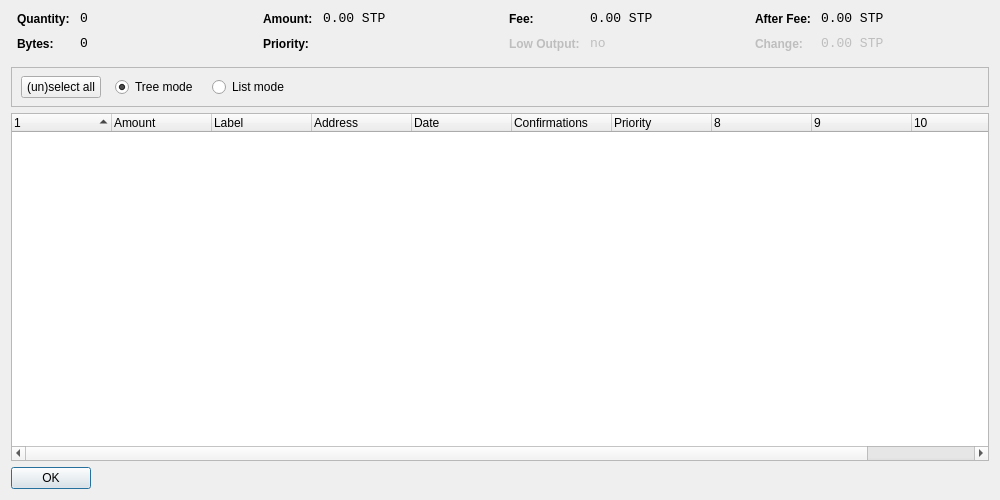
<?xml version="1.0" encoding="UTF-8"?>
<ui version="4.0">
 <class>CoinControlDialog</class>
 <widget class="QDialog" name="CoinControlDialog">
  <property name="geometry">
   <rect>
    <x>0</x>
    <y>0</y>
    <width>1000</width>
    <height>500</height>
   </rect>
  </property>
  <property name="windowTitle">
   <string>Coin Control</string>
  </property>
  <layout class="QVBoxLayout" name="verticalLayout">
   <item>
    <layout class="QHBoxLayout" name="horizontalLayoutTop" stretch="0,0,0,0">
     <property name="topMargin">
      <number>0</number>
     </property>
     <property name="bottomMargin">
      <number>10</number>
     </property>
     <item>
      <layout class="QFormLayout" name="formLayoutCoinControl1">
       <property name="horizontalSpacing">
        <number>10</number>
       </property>
       <property name="verticalSpacing">
        <number>10</number>
       </property>
       <property name="leftMargin">
        <number>6</number>
       </property>
       <property name="rightMargin">
        <number>6</number>
       </property>
       <item row="0" column="0">
        <widget class="QLabel" name="labelCoinControlQuantityText">
         <property name="styleSheet">
          <string notr="true">font-weight:bold;</string>
         </property>
         <property name="text">
          <string>Quantity:</string>
         </property>
        </widget>
       </item>
       <item row="0" column="1">
        <widget class="QLabel" name="labelCoinControlQuantity">
         <property name="font">
          <font>
           <family>Monospace</family>
           <pointsize>10</pointsize>
          </font>
         </property>
         <property name="cursor">
          <cursorShape>IBeamCursor</cursorShape>
         </property>
         <property name="contextMenuPolicy">
          <enum>Qt::ActionsContextMenu</enum>
         </property>
         <property name="text">
          <string notr="true">0</string>
         </property>
         <property name="textInteractionFlags">
          <set>Qt::LinksAccessibleByMouse|Qt::TextSelectableByKeyboard|Qt::TextSelectableByMouse</set>
         </property>
        </widget>
       </item>
       <item row="1" column="0">
        <widget class="QLabel" name="labelCoinControlBytesText">
         <property name="styleSheet">
          <string notr="true">font-weight:bold;</string>
         </property>
         <property name="text">
          <string>Bytes:</string>
         </property>
        </widget>
       </item>
       <item row="1" column="1">
        <widget class="QLabel" name="labelCoinControlBytes">
         <property name="font">
          <font>
           <family>Monospace</family>
           <pointsize>10</pointsize>
          </font>
         </property>
         <property name="cursor">
          <cursorShape>IBeamCursor</cursorShape>
         </property>
         <property name="contextMenuPolicy">
          <enum>Qt::ActionsContextMenu</enum>
         </property>
         <property name="text">
          <string notr="true">0</string>
         </property>
         <property name="textInteractionFlags">
          <set>Qt::LinksAccessibleByMouse|Qt::TextSelectableByKeyboard|Qt::TextSelectableByMouse</set>
         </property>
        </widget>
       </item>
      </layout>
     </item>
     <item>
      <layout class="QFormLayout" name="formLayoutCoinControl2">
       <property name="horizontalSpacing">
        <number>10</number>
       </property>
       <property name="verticalSpacing">
        <number>10</number>
       </property>
       <property name="leftMargin">
        <number>6</number>
       </property>
       <property name="rightMargin">
        <number>6</number>
       </property>
       <item row="0" column="0">
        <widget class="QLabel" name="labelCoinControlAmountText">
         <property name="styleSheet">
          <string notr="true">font-weight:bold;</string>
         </property>
         <property name="text">
          <string>Amount:</string>
         </property>
        </widget>
       </item>
       <item row="0" column="1">
        <widget class="QLabel" name="labelCoinControlAmount">
         <property name="font">
          <font>
           <family>Monospace</family>
           <pointsize>10</pointsize>
          </font>
         </property>
         <property name="cursor">
          <cursorShape>IBeamCursor</cursorShape>
         </property>
         <property name="contextMenuPolicy">
          <enum>Qt::ActionsContextMenu</enum>
         </property>
         <property name="text">
          <string notr="true">0.00 STP</string>
         </property>
         <property name="textInteractionFlags">
          <set>Qt::LinksAccessibleByMouse|Qt::TextSelectableByKeyboard|Qt::TextSelectableByMouse</set>
         </property>
        </widget>
       </item>
       <item row="1" column="0">
        <widget class="QLabel" name="labelCoinControlPriorityText">
         <property name="styleSheet">
          <string notr="true">font-weight:bold;</string>
         </property>
         <property name="text">
          <string>Priority:</string>
         </property>
        </widget>
       </item>
       <item row="1" column="1">
        <widget class="QLabel" name="labelCoinControlPriority">
         <property name="font">
          <font>
           <family>Monospace</family>
           <pointsize>10</pointsize>
          </font>
         </property>
         <property name="cursor">
          <cursorShape>IBeamCursor</cursorShape>
         </property>
         <property name="contextMenuPolicy">
          <enum>Qt::ActionsContextMenu</enum>
         </property>
         <property name="text">
          <string/>
         </property>
         <property name="textInteractionFlags">
          <set>Qt::LinksAccessibleByMouse|Qt::TextSelectableByKeyboard|Qt::TextSelectableByMouse</set>
         </property>
        </widget>
       </item>
      </layout>
     </item>
     <item>
      <layout class="QFormLayout" name="formLayoutCoinControl3">
       <property name="horizontalSpacing">
        <number>10</number>
       </property>
       <property name="verticalSpacing">
        <number>10</number>
       </property>
       <property name="leftMargin">
        <number>6</number>
       </property>
       <property name="rightMargin">
        <number>6</number>
       </property>
       <item row="0" column="0">
        <widget class="QLabel" name="labelCoinControlFeeText">
         <property name="styleSheet">
          <string notr="true">font-weight:bold;</string>
         </property>
         <property name="text">
          <string>Fee:</string>
         </property>
        </widget>
       </item>
       <item row="0" column="1">
        <widget class="QLabel" name="labelCoinControlFee">
         <property name="font">
          <font>
           <family>Monospace</family>
           <pointsize>10</pointsize>
          </font>
         </property>
         <property name="cursor">
          <cursorShape>IBeamCursor</cursorShape>
         </property>
         <property name="contextMenuPolicy">
          <enum>Qt::ActionsContextMenu</enum>
         </property>
         <property name="text">
          <string notr="true">0.00 STP</string>
         </property>
         <property name="textInteractionFlags">
          <set>Qt::LinksAccessibleByMouse|Qt::TextSelectableByKeyboard|Qt::TextSelectableByMouse</set>
         </property>
        </widget>
       </item>
       <item row="1" column="0">
        <widget class="QLabel" name="labelCoinControlLowOutputText">
         <property name="enabled">
          <bool>false</bool>
         </property>
         <property name="styleSheet">
          <string notr="true">font-weight:bold;</string>
         </property>
         <property name="text">
          <string>Low Output:</string>
         </property>
        </widget>
       </item>
       <item row="1" column="1">
        <widget class="QLabel" name="labelCoinControlLowOutput">
         <property name="enabled">
          <bool>false</bool>
         </property>
         <property name="font">
          <font>
           <family>Monospace</family>
           <pointsize>10</pointsize>
          </font>
         </property>
         <property name="cursor">
          <cursorShape>IBeamCursor</cursorShape>
         </property>
         <property name="contextMenuPolicy">
          <enum>Qt::ActionsContextMenu</enum>
         </property>
         <property name="text">
          <string notr="true">no</string>
         </property>
         <property name="textInteractionFlags">
          <set>Qt::LinksAccessibleByMouse|Qt::TextSelectableByKeyboard|Qt::TextSelectableByMouse</set>
         </property>
        </widget>
       </item>
      </layout>
     </item>
     <item>
      <layout class="QFormLayout" name="formLayoutCoinControl4">
       <property name="horizontalSpacing">
        <number>10</number>
       </property>
       <property name="verticalSpacing">
        <number>10</number>
       </property>
       <property name="leftMargin">
        <number>6</number>
       </property>
       <property name="rightMargin">
        <number>6</number>
       </property>
       <item row="0" column="0">
        <widget class="QLabel" name="labelCoinControlAfterFeeText">
         <property name="styleSheet">
          <string notr="true">font-weight:bold;</string>
         </property>
         <property name="text">
          <string>After Fee:</string>
         </property>
        </widget>
       </item>
       <item row="0" column="1">
        <widget class="QLabel" name="labelCoinControlAfterFee">
         <property name="font">
          <font>
           <family>Monospace</family>
           <pointsize>10</pointsize>
          </font>
         </property>
         <property name="cursor">
          <cursorShape>IBeamCursor</cursorShape>
         </property>
         <property name="contextMenuPolicy">
          <enum>Qt::ActionsContextMenu</enum>
         </property>
         <property name="text">
          <string notr="true">0.00 STP</string>
         </property>
         <property name="textInteractionFlags">
          <set>Qt::LinksAccessibleByMouse|Qt::TextSelectableByKeyboard|Qt::TextSelectableByMouse</set>
         </property>
        </widget>
       </item>
       <item row="1" column="0">
        <widget class="QLabel" name="labelCoinControlChangeText">
         <property name="enabled">
          <bool>false</bool>
         </property>
         <property name="styleSheet">
          <string notr="true">font-weight:bold;</string>
         </property>
         <property name="text">
          <string>Change:</string>
         </property>
        </widget>
       </item>
       <item row="1" column="1">
        <widget class="QLabel" name="labelCoinControlChange">
         <property name="enabled">
          <bool>false</bool>
         </property>
         <property name="font">
          <font>
           <family>Monospace</family>
           <pointsize>10</pointsize>
          </font>
         </property>
         <property name="cursor">
          <cursorShape>IBeamCursor</cursorShape>
         </property>
         <property name="contextMenuPolicy">
          <enum>Qt::ActionsContextMenu</enum>
         </property>
         <property name="text">
          <string notr="true">0.00 STP</string>
         </property>
         <property name="textInteractionFlags">
          <set>Qt::LinksAccessibleByMouse|Qt::TextSelectableByKeyboard|Qt::TextSelectableByMouse</set>
         </property>
        </widget>
       </item>
      </layout>
     </item>
    </layout>
   </item>
   <item>
    <widget class="QFrame" name="frame">
     <property name="minimumSize">
      <size>
       <width>0</width>
       <height>40</height>
      </size>
     </property>
     <property name="frameShape">
      <enum>QFrame::StyledPanel</enum>
     </property>
     <property name="frameShadow">
      <enum>QFrame::Sunken</enum>
     </property>
     <widget class="QWidget" name="horizontalLayoutWidget">
      <property name="geometry">
       <rect>
        <x>10</x>
        <y>0</y>
        <width>781</width>
        <height>41</height>
       </rect>
      </property>
      <layout class="QHBoxLayout" name="horizontalLayoutPanel" stretch="0,0,0,0,0">
       <property name="spacing">
        <number>14</number>
       </property>
       <item>
        <widget class="QPushButton" name="pushButtonSelectAll">
         <property name="sizePolicy">
          <sizepolicy hsizetype="Maximum" vsizetype="Fixed">
           <horstretch>0</horstretch>
           <verstretch>0</verstretch>
          </sizepolicy>
         </property>
         <property name="text">
          <string>(un)select all</string>
         </property>
        </widget>
       </item>
       <item>
        <widget class="QRadioButton" name="radioTreeMode">
         <property name="sizePolicy">
          <sizepolicy hsizetype="Maximum" vsizetype="Fixed">
           <horstretch>0</horstretch>
           <verstretch>0</verstretch>
          </sizepolicy>
         </property>
         <property name="text">
          <string>Tree mode</string>
         </property>
         <property name="checked">
          <bool>true</bool>
         </property>
        </widget>
       </item>
       <item>
        <widget class="QRadioButton" name="radioListMode">
         <property name="sizePolicy">
          <sizepolicy hsizetype="Maximum" vsizetype="Fixed">
           <horstretch>0</horstretch>
           <verstretch>0</verstretch>
          </sizepolicy>
         </property>
         <property name="text">
          <string>List mode</string>
         </property>
        </widget>
       </item>
       <item>
        <spacer name="horizontalSpacer">
         <property name="orientation">
          <enum>Qt::Horizontal</enum>
         </property>
         <property name="sizeHint" stdset="0">
          <size>
           <width>40</width>
           <height>20</height>
          </size>
         </property>
        </spacer>
       </item>
      </layout>
     </widget>
    </widget>
   </item>
   <item>
    <widget class="CoinControlTreeWidget" name="treeWidget">
     <property name="contextMenuPolicy">
      <enum>Qt::CustomContextMenu</enum>
     </property>
     <property name="sortingEnabled">
      <bool>false</bool>
     </property>
     <property name="columnCount">
      <number>11</number>
     </property>
     <attribute name="headerShowSortIndicator" stdset="0">
      <bool>true</bool>
     </attribute>
     <attribute name="headerStretchLastSection">
      <bool>false</bool>
     </attribute>
     <column>
      <property name="text">
       <string/>
      </property>
     </column>
     <column>
      <property name="text">
       <string>Amount</string>
      </property>
     </column>
     <column>
      <property name="text">
       <string>Label</string>
      </property>
     </column>
     <column>
      <property name="text">
       <string>Address</string>
      </property>
     </column>
     <column>
      <property name="text">
       <string>Date</string>
      </property>
     </column>
     <column>
      <property name="text">
       <string>Confirmations</string>
      </property>
      <property name="toolTip">
       <string>Confirmed</string>
      </property>
     </column>
     <column>
      <property name="text">
       <string>Priority</string>
      </property>
     </column>
     <column>
      <property name="text">
       <string/>
      </property>
     </column>
     <column>
      <property name="text">
       <string/>
      </property>
     </column>
     <column>
      <property name="text">
       <string/>
      </property>
     </column>
     <column>
      <property name="text">
       <string/>
      </property>
     </column>
    </widget>
   </item>
   <item>
    <widget class="QDialogButtonBox" name="buttonBox">
     <property name="sizePolicy">
      <sizepolicy hsizetype="Maximum" vsizetype="Fixed">
       <horstretch>0</horstretch>
       <verstretch>0</verstretch>
      </sizepolicy>
     </property>
     <property name="orientation">
      <enum>Qt::Horizontal</enum>
     </property>
     <property name="standardButtons">
      <set>QDialogButtonBox::Ok</set>
     </property>
    </widget>
   </item>
  </layout>
 </widget>
 <customwidgets>
  <customwidget>
   <class>CoinControlTreeWidget</class>
   <extends>QTreeWidget</extends>
   <header>coincontroltreewidget.h</header>
  </customwidget>
 </customwidgets>
 <resources/>
 <connections/>
</ui>
